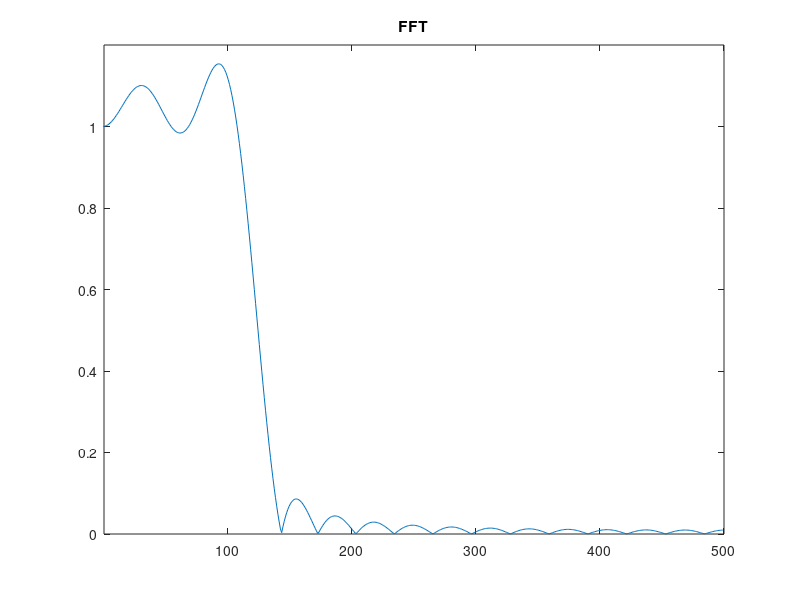
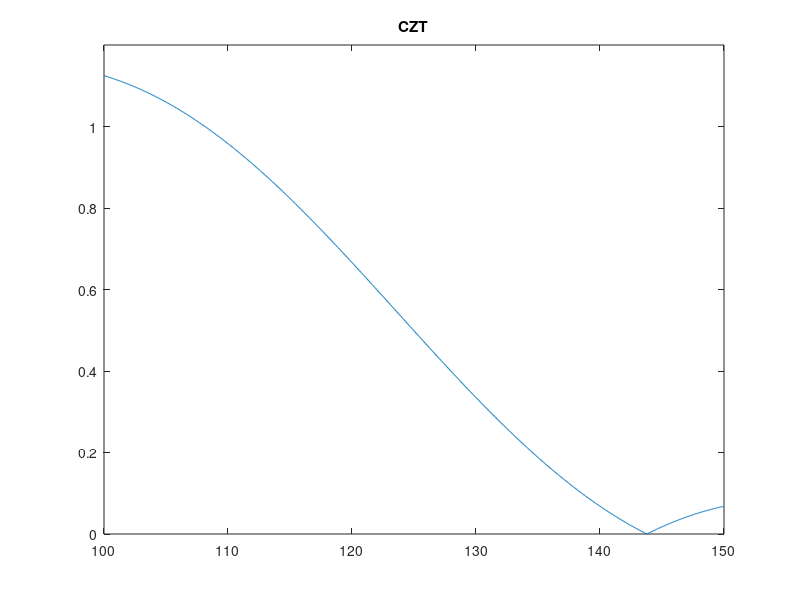

Write the MATLAB code that produced these figures, in order.
randn('state',0);
x=randn(1013,1);
y=czt(x);
h=fir1(30,125/500,boxcar(31));
fs=1000;
f1=100;
f2=150;
m=1024;
w=exp(-j*2*pi*(f2-f1)/(m*fs));
a=exp(j*2*pi*f1/fs);
y=fft(h,1000);
z=czt(h,m,w,a);
fy=(0:length(y)-1)'*1000/length(y);
fz=((0:length(z)-1)'*(f2-f1)/length(z))+f1;
plot(fy(1:500),abs(y(1:500)));
axis([1 500 0 1.2])
title('FFT');
figure;
plot(fz,abs(z));
axis([f1 f2 0 1.2]);
title('CZT')